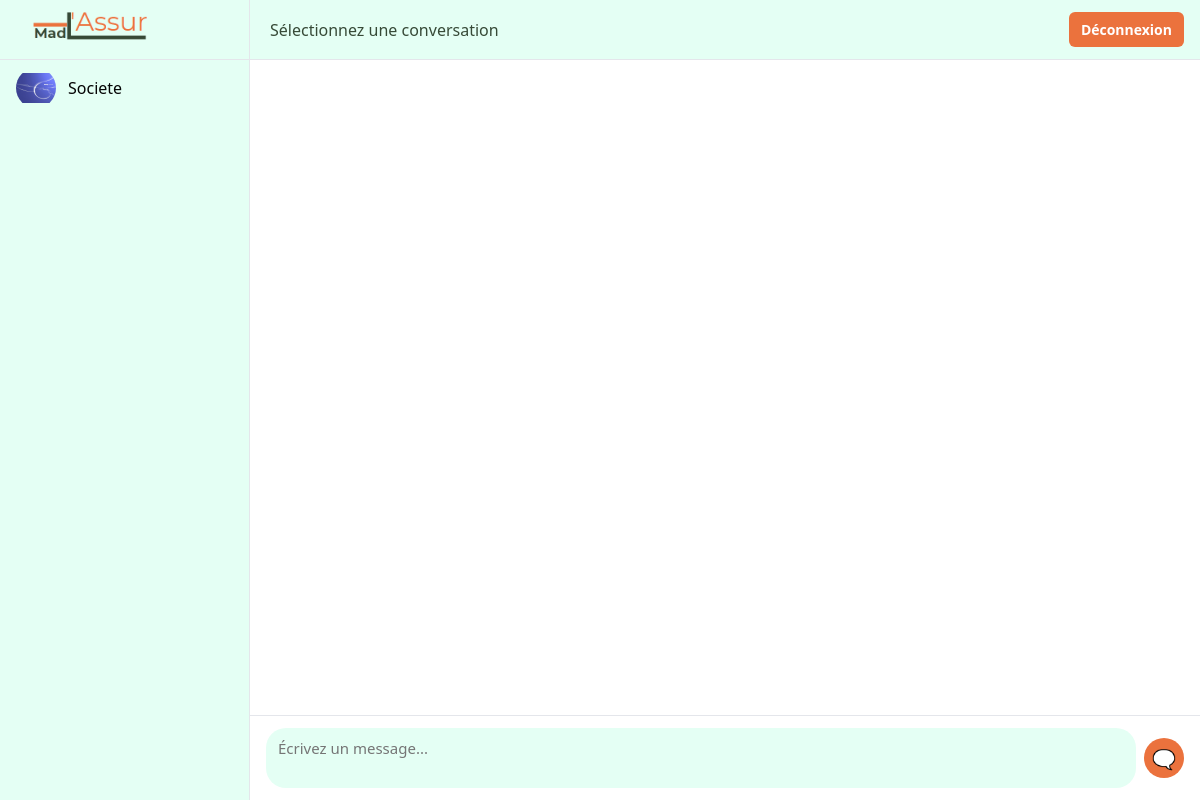
The app's page /homechatentreprise.php with its own data.
### tables this page shows
CREATE TABLE `users` (
  `id_users` int(11) NOT NULL,
  `nom` varchar(20) NOT NULL,
  `email` varchar(20) NOT NULL,
  `mdp` varchar(10) NOT NULL,
  `image` varchar(20) NOT NULL
);

### homechatentreprise.php (the view, shortened to what this page needs)
<?php
$id_assurance = $_SESSION['id_assurances'] ?? 2;
include('database.php');
$contacts = $bdd->prepare("
    SELECT DISTINCT u.id_users, u.nom, u.image
    FROM messages m
    JOIN users u ON (
        (m.expediteur_type = 'user' AND m.expediteur_id = u.id_users AND m.destinataire_id = ? AND m.destinataire_type = 'assurance')
        OR
        (m.destinataire_type = 'user' AND m.destinataire_id = u.id_users AND m.expediteur_id = ? AND m.expediteur_type = 'assurance')
    )
");
$contacts->execute([$id_assurance, $id_assurance]);
$contacts = $contacts->fetchAll(PDO::FETCH_ASSOC);
?>
<!DOCTYPE html>
<html lang="fr">
<head>
    <link rel="stylesheet" href="css/chat.css">
</head>
<body>
    <div class="sidebar">
        <div class="logo-container">
            <a href="#">
                <img src="img/logoin.png" alt="Logo Mad(Assur)" class="logo">
            </a>
        </div>
        <?php foreach ($contacts as $contact): ?>
            <div class="contact" onclick="loadMessages(<?= $contact['id_users'] ?>, 'user')">
                <img src="<?= htmlspecialchars($contact['image']) ?>" alt="">
                <div><?= htmlspecialchars($contact['nom']) ?></div>
            </div>
        <?php endforeach; ?>
    </div>
    <div class="main-chat">
        <div class="chat-header" id="chat-header">Sélectionnez une conversation</div>
        <div class="chat-box" id="chat-box"></div>
        <form class="chat-form" onsubmit="sendMessage(event)">
            <textarea id="message" placeholder="Écrivez un message..."></textarea>
            <button type="submit">🗨️</button>
        </form>
    </div>
    <a href="logout.php" class="logout-btn" title="Déconnexion">
        Déconnexion
    </a>
</body>
</html>

### css/chat.css (style rules this page uses)
:root { --primary: #374a37; --accent: #eb723d; --bg: #e4fff4; --white: #ffffff; --text-dark: #050505; --gray-light: #e4e6eb; --gray-medium: #d8dadf; --sidebar-width: 360px; --message-bg-other: #e4e6eb; --message-bg-me: #0084ff; }
* { box-sizing: border-box; font-family: 'Segoe UI', Helvetica, Arial, sans-serif; margin: 0; padding: 0; }
body { background-color: var(--bg); height: 100vh; display: flex; color: var(--text-dark); overflow: hidden; }
.sidebar { width: var(--sidebar-width); background-color: var(--bg); overflow-y: auto; border-right: 1px solid var(--gray-light); display: flex; flex-direction: column; width: 250px; }
.logo-container { padding: 10px 16px; background-color: var(--bg); border-bottom: 1px solid var(--gray-light); height: 60px; display: flex; align-items: center; }
.logo { height: 40px; width: auto; }
.contact { display: flex; align-items: center; padding: 8px 16px; cursor: pointer; transition: background-color 0.2s; }
.contact img { width: 40px; height: 40px; border-radius: 50%; object-fit: contain; margin-right: 12px; }
.contact div { font-weight: 500; white-space: nowrap; overflow: hidden; text-overflow: ellipsis; }
.main-chat { flex: 1; display: flex; flex-direction: column; background-color: var(--white); }
.chat-header { padding: 12px 20px; background-color: var(--bg); border-bottom: 1px solid var(--gray-light); color: var(--primary); display: flex; align-items: center; height: 60px; }
.chat-box { flex: 1; padding: 16px; overflow-y: auto; background-color: var(--white); }
.chat-form { display: flex; padding: 12px 16px; background: var(--white); border-top: 1px solid var(--gray-light); align-items: center; }
.chat-form textarea { flex: 1; padding: 10px 12px; border-radius: 20px; border: none; background-color: var(--bg); resize: none; outline: none; min-height: 40px; max-height: 120px; font-size: 0.9375rem; }
.chat-form button { background: var(--accent); color: var(--white); border: none; border-radius: 50%; width: 40px; height: 40px; margin-left: 8px; cursor: pointer; display: flex; align-items: center; justify-content: center; font-size: 1.2rem; }
.logout-btn { position: fixed; top: 12px; right: 16px; background-color: var(--accent); color: white; padding: 8px 12px; border-radius: 6px; text-decoration: none; font-size: 0.875rem; font-weight: 600; z-index: 1000; }

### records on screen
users: image (picture), nom "Societe"
